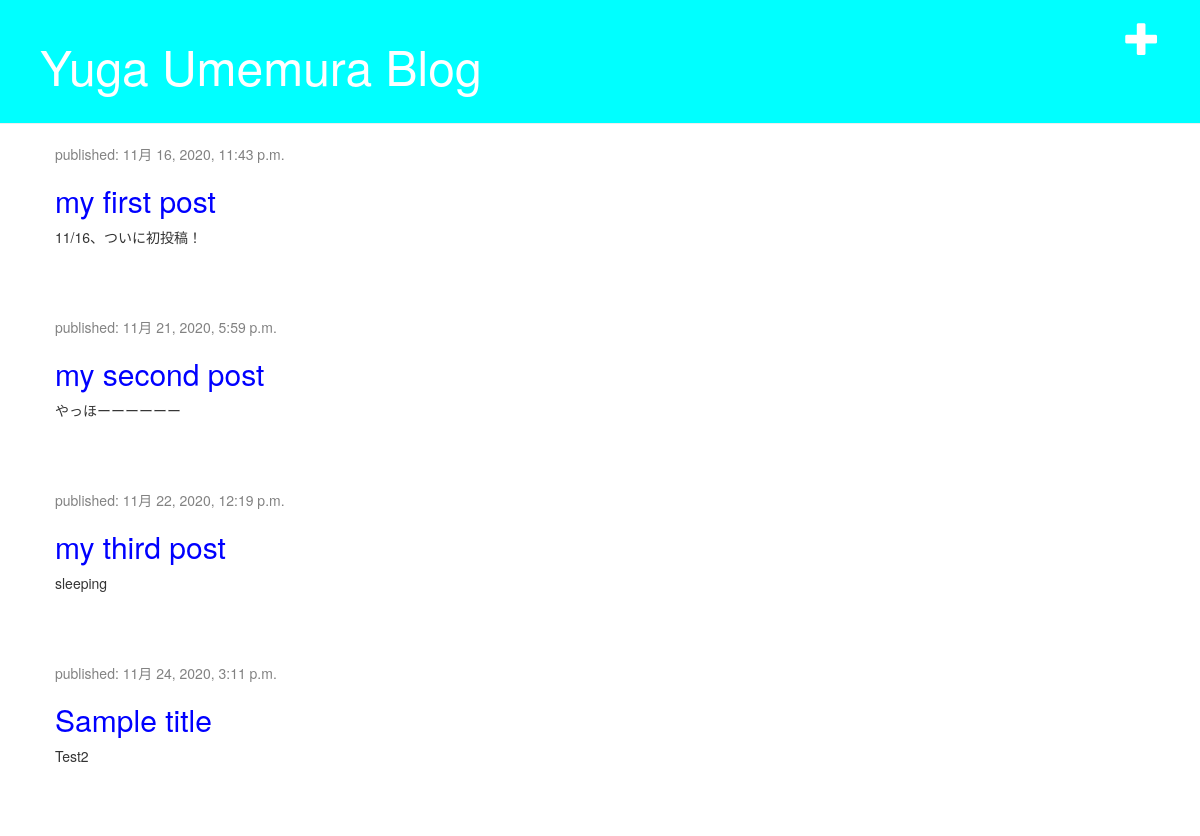
/, run on an earlier commit of the app's database.
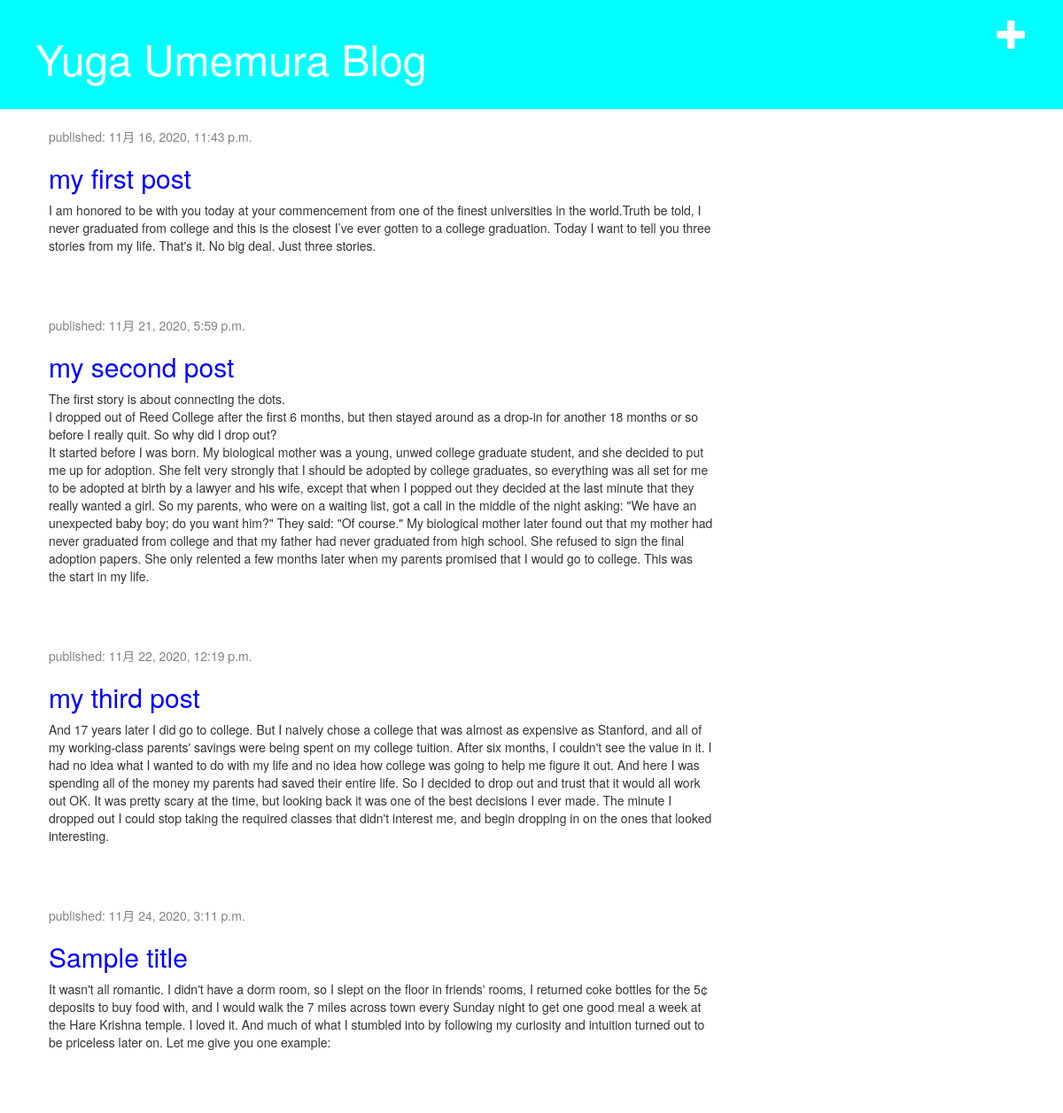
And on a later commit of the database.
### blog/models.py (models this page shows, shortened)
class Post(models.Model):
	author = models.ForeignKey(settings.AUTH_USER_MODEL, on_delete = models.CASCADE)
	title = models.CharField(max_length = 200)
	text = models.TextField()
	created_date = models.DateTimeField(default=timezone.now)
	published_date = models.DateTimeField(blank = True, null = True)

### blog/views.py (the view)
# urls.py: path('', views.post_list, name='post_list'),
def post_list(request):
	posts = Post.objects.filter(published_date__lte=timezone.now()).order_by('published_date')
	return render(request,'blog/post_list.html', {'posts':posts})

### blog/templates/blog/post_list.html
{% extends 'blog/base.html' %}
{% block content %}
    {% for post in posts %}
        <div class="post">
            <div class="date">
                <p>published: {{ post.published_date }}</p>
        </div>
        <h2><a href="{% url 'post_detail' pk=post.pk %}">{{ post.title }}</a></h2>
            <p>{{ post.text|linebreaksbr }}</p>
        </div>
    {% endfor %}
{% endblock %}

What changed in the data, as far as the page shows it:
changed Post "my first post": text "11/16、ついに初投稿！" → "I am honored to be with you today at your commencement from one of the finest universities in the world.Truth be told, I never graduated from college and this is the closest I’ve ever gotten to a college graduation. Today I want to tell you three stories from my life. That's it. No big deal. Just three stories."
changed Post "my second post": text "やっほーーーーーー" → "The first story is about connecting the dots. I dropped out of Reed College after the first 6 months, but then stayed around as a drop-in for another 18 months or so before I really quit. So why did I drop out? It started before I was born. My biological mother was a young, unwed college graduate student, and she decided to put me up for adoption. She felt very strongly that I should be adopted by college graduates, so everything was all set for me to be adopted at birth by a lawyer and his wife, except that when I popped out they decided at the last minute that they really wanted a girl. So my parents, who were on a waiting list, got a call in the middle of the night asking: \"We have an…"
changed Post "my third post": text "sleeping" → "And 17 years later I did go to college. But I naively chose a college that was almost as expensive as Stanford, and all of my working-class parents' savings were being spent on my college tuition. After six months, I couldn't see the value in it. I had no idea what I wanted to do with my life and no idea how college was going to help me figure it out. And here I was spending all of the money my parents had saved their entire life. So I decided to drop out and trust that it would all work out OK. It was pretty scary at the time, but looking back it was one of the best decisions I ever made. The minute I dropped out I could stop taking the required classes that didn't interest me, and begin…"
changed Post "Sample title": text "Test2" → "It wasn't all romantic. I didn't have a dorm room, so I slept on the floor in friends' rooms, I returned coke bottles for the 5¢ deposits to buy food with, and I would walk the 7 miles across town every Sunday night to get one good meal a week at the Hare Krishna temple. I loved it. And much of what I stumbled into by following my curiosity and intuition turned out to be priceless later on. Let me give you one example:"
